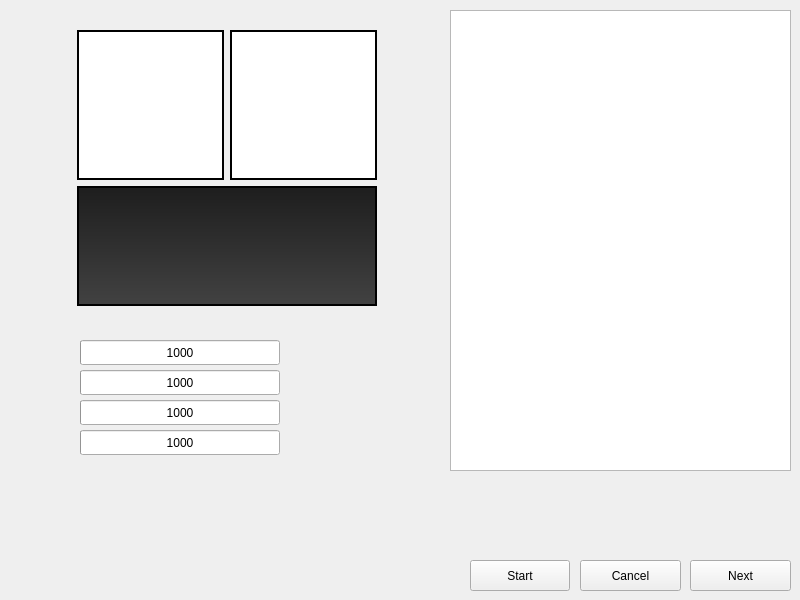
<?xml version="1.0" encoding="UTF-8"?>
<ui version="4.0">
 <class>Form</class>
 <widget class="QWidget" name="Form">
  <property name="geometry">
   <rect>
    <x>0</x>
    <y>0</y>
    <width>800</width>
    <height>600</height>
   </rect>
  </property>
  <property name="windowTitle">
   <string>Form</string>
  </property>
  <widget class="QGraphicsView" name="transmitterOutput">
   <property name="geometry">
    <rect>
     <x>77</x>
     <y>186</y>
     <width>300</width>
     <height>120</height>
    </rect>
   </property>
   <property name="maximumSize">
    <size>
     <width>16777215</width>
     <height>300</height>
    </size>
   </property>
   <property name="styleSheet">
    <string notr="true">background-color: qlineargradient(spread:reflect, x1:0.548, y1:0.0170455, x2:0.548, y2:1, stop:0 rgba(30, 30, 30, 255), stop:1 rgba(66, 66, 66, 255))</string>
   </property>
   <property name="frameShape">
    <enum>QFrame::Box</enum>
   </property>
   <property name="frameShadow">
    <enum>QFrame::Plain</enum>
   </property>
   <property name="lineWidth">
    <number>2</number>
   </property>
   <property name="verticalScrollBarPolicy">
    <enum>Qt::ScrollBarAlwaysOff</enum>
   </property>
   <property name="horizontalScrollBarPolicy">
    <enum>Qt::ScrollBarAlwaysOff</enum>
   </property>
  </widget>
  <widget class="QGraphicsView" name="leftTransmitter">
   <property name="geometry">
    <rect>
     <x>77</x>
     <y>30</y>
     <width>147</width>
     <height>150</height>
    </rect>
   </property>
   <property name="sizePolicy">
    <sizepolicy hsizetype="Fixed" vsizetype="Fixed">
     <horstretch>0</horstretch>
     <verstretch>0</verstretch>
    </sizepolicy>
   </property>
   <property name="minimumSize">
    <size>
     <width>147</width>
     <height>150</height>
    </size>
   </property>
   <property name="maximumSize">
    <size>
     <width>147</width>
     <height>150</height>
    </size>
   </property>
   <property name="frameShape">
    <enum>QFrame::Box</enum>
   </property>
   <property name="frameShadow">
    <enum>QFrame::Plain</enum>
   </property>
   <property name="lineWidth">
    <number>2</number>
   </property>
   <property name="verticalScrollBarPolicy">
    <enum>Qt::ScrollBarAlwaysOff</enum>
   </property>
   <property name="horizontalScrollBarPolicy">
    <enum>Qt::ScrollBarAlwaysOff</enum>
   </property>
  </widget>
  <widget class="QGraphicsView" name="rightTransmitter">
   <property name="geometry">
    <rect>
     <x>230</x>
     <y>30</y>
     <width>147</width>
     <height>150</height>
    </rect>
   </property>
   <property name="sizePolicy">
    <sizepolicy hsizetype="Fixed" vsizetype="Fixed">
     <horstretch>0</horstretch>
     <verstretch>0</verstretch>
    </sizepolicy>
   </property>
   <property name="minimumSize">
    <size>
     <width>147</width>
     <height>150</height>
    </size>
   </property>
   <property name="maximumSize">
    <size>
     <width>147</width>
     <height>150</height>
    </size>
   </property>
   <property name="frameShape">
    <enum>QFrame::Box</enum>
   </property>
   <property name="frameShadow">
    <enum>QFrame::Plain</enum>
   </property>
   <property name="lineWidth">
    <number>2</number>
   </property>
   <property name="verticalScrollBarPolicy">
    <enum>Qt::ScrollBarAlwaysOff</enum>
   </property>
   <property name="horizontalScrollBarPolicy">
    <enum>Qt::ScrollBarAlwaysOff</enum>
   </property>
  </widget>
  <widget class="QPushButton" name="start">
   <property name="geometry">
    <rect>
     <x>470</x>
     <y>560</y>
     <width>100</width>
     <height>31</height>
    </rect>
   </property>
   <property name="text">
    <string>Start</string>
   </property>
  </widget>
  <widget class="QPushButton" name="cancel">
   <property name="geometry">
    <rect>
     <x>580</x>
     <y>560</y>
     <width>101</width>
     <height>31</height>
    </rect>
   </property>
   <property name="text">
    <string>Cancel</string>
   </property>
  </widget>
  <widget class="QPushButton" name="next">
   <property name="geometry">
    <rect>
     <x>690</x>
     <y>560</y>
     <width>101</width>
     <height>31</height>
    </rect>
   </property>
   <property name="text">
    <string>Next</string>
   </property>
  </widget>
  <widget class="QProgressBar" name="progressBar_RCmode">
   <property name="geometry">
    <rect>
     <x>80</x>
     <y>340</y>
     <width>200</width>
     <height>25</height>
    </rect>
   </property>
   <property name="font">
    <font>
     <weight>50</weight>
     <italic>false</italic>
     <bold>false</bold>
     <underline>false</underline>
     <kerning>false</kerning>
    </font>
   </property>
   <property name="contextMenuPolicy">
    <enum>Qt::DefaultContextMenu</enum>
   </property>
   <property name="layoutDirection">
    <enum>Qt::LeftToRight</enum>
   </property>
   <property name="minimum">
    <number>1000</number>
   </property>
   <property name="maximum">
    <number>2000</number>
   </property>
   <property name="value">
    <number>1000</number>
   </property>
   <property name="textVisible">
    <bool>true</bool>
   </property>
   <property name="orientation">
    <enum>Qt::Horizontal</enum>
   </property>
   <property name="invertedAppearance">
    <bool>false</bool>
   </property>
   <property name="format">
    <string>%v</string>
   </property>
  </widget>
  <widget class="QProgressBar" name="progressBar_RCAux1">
   <property name="geometry">
    <rect>
     <x>80</x>
     <y>370</y>
     <width>200</width>
     <height>25</height>
    </rect>
   </property>
   <property name="font">
    <font>
     <weight>50</weight>
     <italic>false</italic>
     <bold>false</bold>
     <underline>false</underline>
     <kerning>true</kerning>
    </font>
   </property>
   <property name="contextMenuPolicy">
    <enum>Qt::DefaultContextMenu</enum>
   </property>
   <property name="layoutDirection">
    <enum>Qt::LeftToRight</enum>
   </property>
   <property name="minimum">
    <number>1000</number>
   </property>
   <property name="maximum">
    <number>2000</number>
   </property>
   <property name="value">
    <number>1000</number>
   </property>
   <property name="textVisible">
    <bool>true</bool>
   </property>
   <property name="orientation">
    <enum>Qt::Horizontal</enum>
   </property>
   <property name="invertedAppearance">
    <bool>false</bool>
   </property>
   <property name="format">
    <string>%v</string>
   </property>
  </widget>
  <widget class="QProgressBar" name="progressBar_RCAux2">
   <property name="geometry">
    <rect>
     <x>80</x>
     <y>400</y>
     <width>200</width>
     <height>25</height>
    </rect>
   </property>
   <property name="font">
    <font>
     <weight>50</weight>
     <italic>false</italic>
     <bold>false</bold>
     <underline>false</underline>
     <kerning>true</kerning>
    </font>
   </property>
   <property name="contextMenuPolicy">
    <enum>Qt::DefaultContextMenu</enum>
   </property>
   <property name="layoutDirection">
    <enum>Qt::LeftToRight</enum>
   </property>
   <property name="minimum">
    <number>1000</number>
   </property>
   <property name="maximum">
    <number>2000</number>
   </property>
   <property name="value">
    <number>1000</number>
   </property>
   <property name="textVisible">
    <bool>true</bool>
   </property>
   <property name="orientation">
    <enum>Qt::Horizontal</enum>
   </property>
   <property name="invertedAppearance">
    <bool>false</bool>
   </property>
   <property name="format">
    <string>%v</string>
   </property>
  </widget>
  <widget class="QProgressBar" name="progressBar_RCAux3">
   <property name="geometry">
    <rect>
     <x>80</x>
     <y>430</y>
     <width>200</width>
     <height>25</height>
    </rect>
   </property>
   <property name="font">
    <font>
     <weight>50</weight>
     <italic>false</italic>
     <bold>false</bold>
     <underline>false</underline>
     <kerning>true</kerning>
    </font>
   </property>
   <property name="contextMenuPolicy">
    <enum>Qt::DefaultContextMenu</enum>
   </property>
   <property name="layoutDirection">
    <enum>Qt::LeftToRight</enum>
   </property>
   <property name="minimum">
    <number>1000</number>
   </property>
   <property name="maximum">
    <number>2000</number>
   </property>
   <property name="value">
    <number>1000</number>
   </property>
   <property name="textVisible">
    <bool>true</bool>
   </property>
   <property name="orientation">
    <enum>Qt::Horizontal</enum>
   </property>
   <property name="invertedAppearance">
    <bool>false</bool>
   </property>
   <property name="format">
    <string>%v</string>
   </property>
  </widget>
  <widget class="QTextBrowser" name="commLog">
   <property name="geometry">
    <rect>
     <x>450</x>
     <y>10</y>
     <width>341</width>
     <height>461</height>
    </rect>
   </property>
   <property name="frameShadow">
    <enum>QFrame::Sunken</enum>
   </property>
  </widget>
 </widget>
 <resources/>
 <connections/>
</ui>
